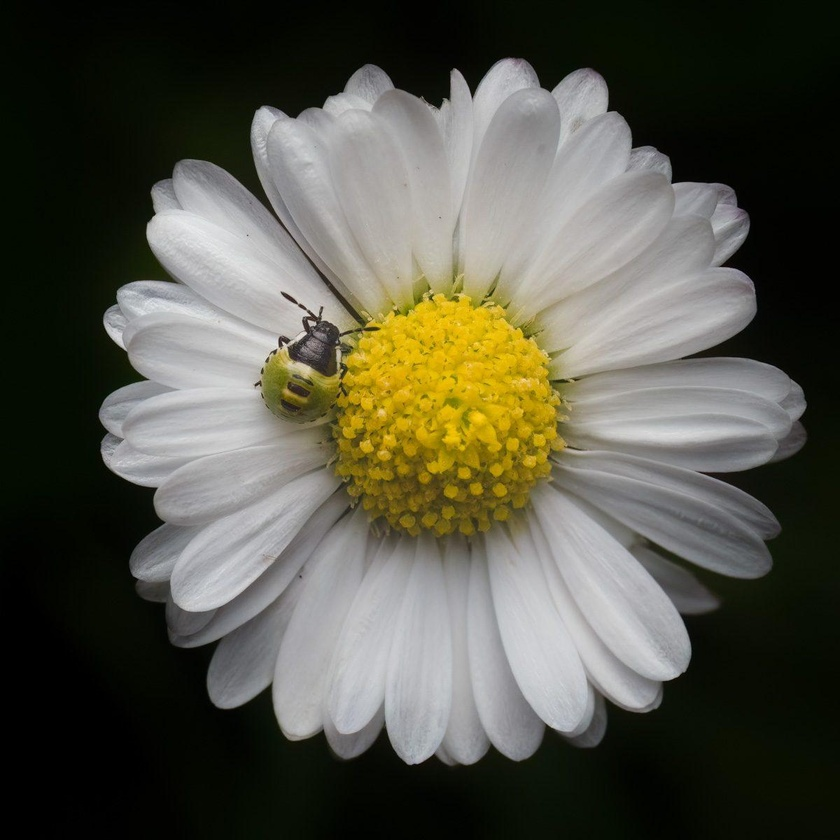
#> input picture Assets/MetaDataEditor-sample.jpg, 840 x 840 px, shrunk from 1200 x 1200 before the run
$ python ImgBrightnessAnalyzer.py
#> lines starting #> are read from the running program, lines starting #| are printed output that depends on the picture
#> the answer given: ../Assets/MetaDataEditor-sample.jpg
from PIL import Image, ImageStat

def analyze_brightness(input_path):

#> called with input_path = '../Assets/MetaDataEditor-sample.jpg'
    try:
        with Image.open(input_path) as image:
#> image is the input picture: PIL image 840x840 RGB; mean R, G, B 84.9, 84.3, 72
            grayscale = image.convert("L")
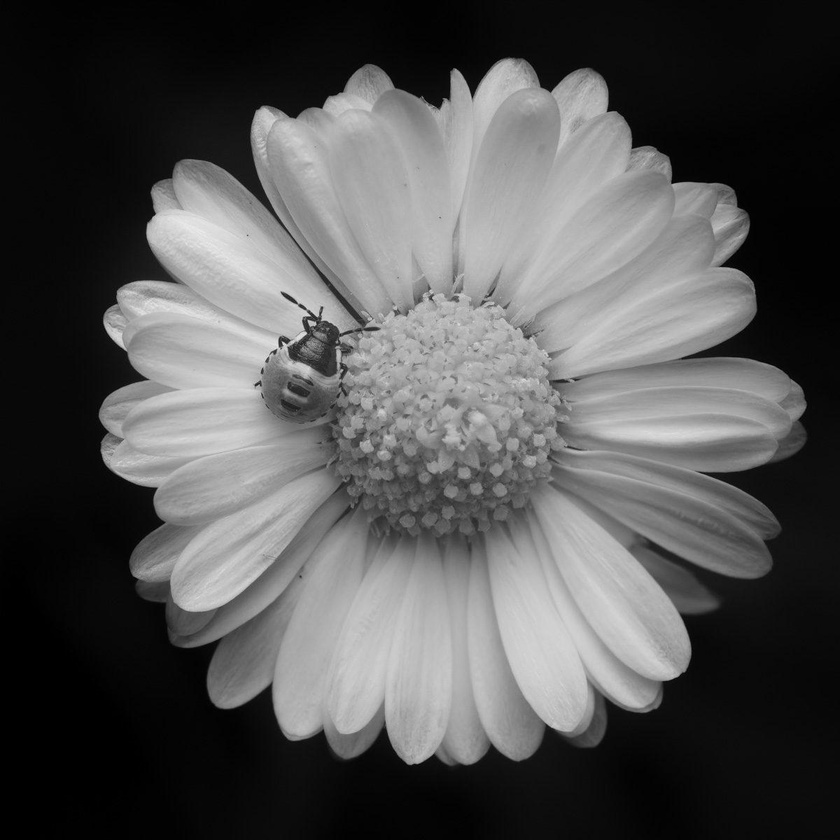
#> grayscale: PIL image 840x840 L; min 0, max 235, mean 83
            average_brightness = ImageStat.Stat(grayscale).mean[0]
#> average_brightness = 83.05

            print("\nImage Brightness Analyzer")
            print(f"Average Brightness : {average_brightness:.2f} / 255")
#| Average Brightness : 83.05 / 255

            if average_brightness < 85:
                level = "Dark"
            elif average_brightness < 170:
                level = "Moderate"
            else:
                level = "Bright"

            print(f"Brightness Level   : {level}")

    except FileNotFoundError:
        print(f"\nError: Image not found -> {input_path}")

    except Exception as error:
        print(f"\nError: {error}")


if __name__ == "__main__":
    print("\nImage Brightness Analyzer")

    input_path = input("Enter image path: ").strip()

    analyze_brightness(input_path)

$ run again, on Assets/crop-sample.jpg
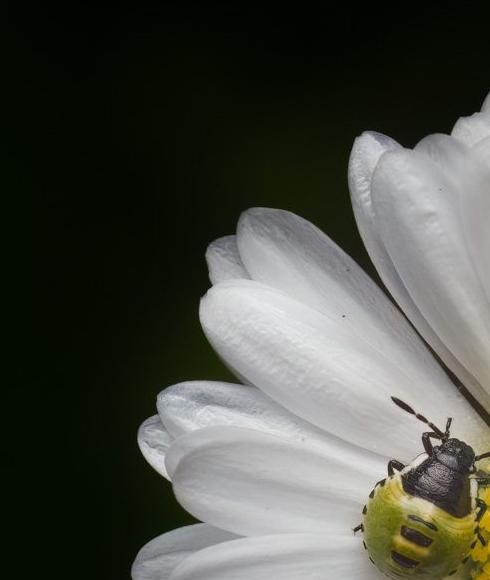
#> input picture Assets/crop-sample.jpg, 490 x 580 px
#> in analyze_brightness, image is the input picture: PIL image 490x580 RGB; mean R, G, B 74.7, 76.8, 69.1
#> in analyze_brightness, `grayscale = image.convert("L")`:
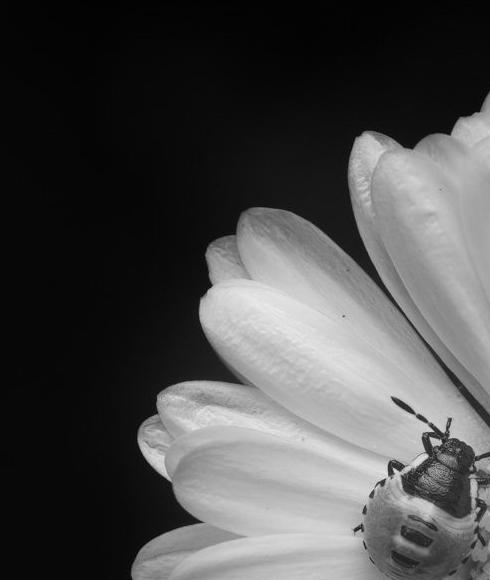
#> grayscale: PIL image 490x580 L; min 1, max 239, mean 75.3
#> average_brightness = 75.25
#| Average Brightness : 75.25 / 255
